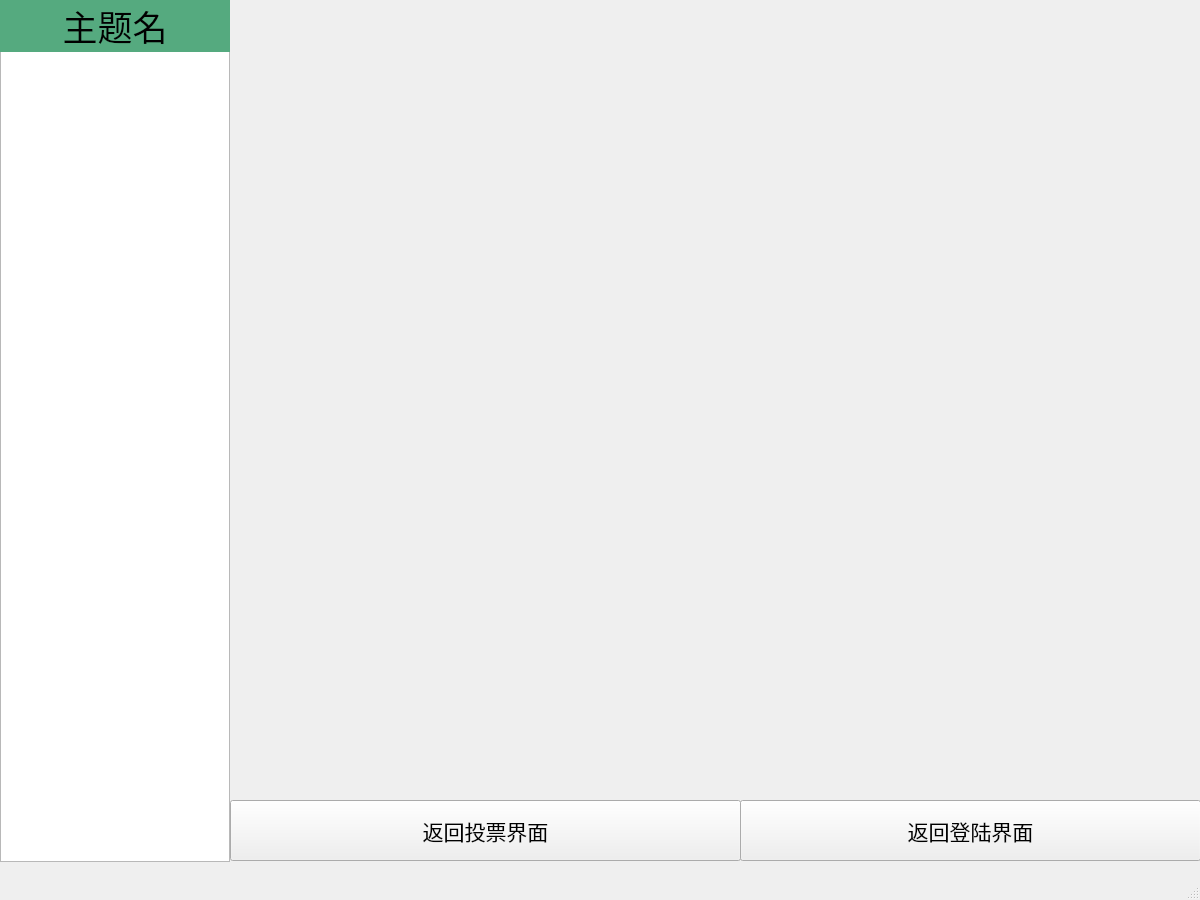
<?xml version="1.0" encoding="UTF-8"?>
<ui version="4.0">
 <class>ResultWindow</class>
 <widget class="QMainWindow" name="ResultWindow">
  <property name="geometry">
   <rect>
    <x>0</x>
    <y>0</y>
    <width>1200</width>
    <height>900</height>
   </rect>
  </property>
  <property name="windowTitle">
   <string>投票结果界面</string>
  </property>
  <property name="styleSheet">
   <string notr="true">QMainwindow{background-color: rgb(170, 255, 255);}</string>
  </property>
  <widget class="QWidget" name="centralwidget">
   <widget class="QPushButton" name="returnButton">
    <property name="geometry">
     <rect>
      <x>230</x>
      <y>800</y>
      <width>511</width>
      <height>61</height>
     </rect>
    </property>
    <property name="font">
     <font>
      <family>楷体</family>
      <pointsize>16</pointsize>
     </font>
    </property>
    <property name="text">
     <string>返回投票界面</string>
    </property>
   </widget>
   <widget class="QListWidget" name="votelistWidget">
    <property name="geometry">
     <rect>
      <x>0</x>
      <y>51</y>
      <width>230</width>
      <height>811</height>
     </rect>
    </property>
    <property name="font">
     <font>
      <family>Arial</family>
      <pointsize>16</pointsize>
     </font>
    </property>
    <property name="styleSheet">
     <string notr="true"/>
    </property>
   </widget>
   <widget class="QLabel" name="label_3">
    <property name="geometry">
     <rect>
      <x>0</x>
      <y>0</y>
      <width>230</width>
      <height>52</height>
     </rect>
    </property>
    <property name="font">
     <font>
      <family>楷体</family>
      <pointsize>26</pointsize>
     </font>
    </property>
    <property name="styleSheet">
     <string notr="true">background-color: rgb(255, 255, 255);
background-color: rgb(85, 170, 127);</string>
    </property>
    <property name="text">
     <string>主题名</string>
    </property>
    <property name="alignment">
     <set>Qt::AlignCenter</set>
    </property>
   </widget>
   <widget class="QPushButton" name="returnloginButton">
    <property name="geometry">
     <rect>
      <x>740</x>
      <y>800</y>
      <width>461</width>
      <height>61</height>
     </rect>
    </property>
    <property name="font">
     <font>
      <family>楷体</family>
      <pointsize>16</pointsize>
     </font>
    </property>
    <property name="text">
     <string>返回登陆界面</string>
    </property>
   </widget>
  </widget>
  <widget class="QMenuBar" name="menubar">
   <property name="geometry">
    <rect>
     <x>0</x>
     <y>0</y>
     <width>1200</width>
     <height>30</height>
    </rect>
   </property>
  </widget>
  <widget class="QStatusBar" name="statusbar"/>
 </widget>
 <resources/>
 <connections/>
</ui>
